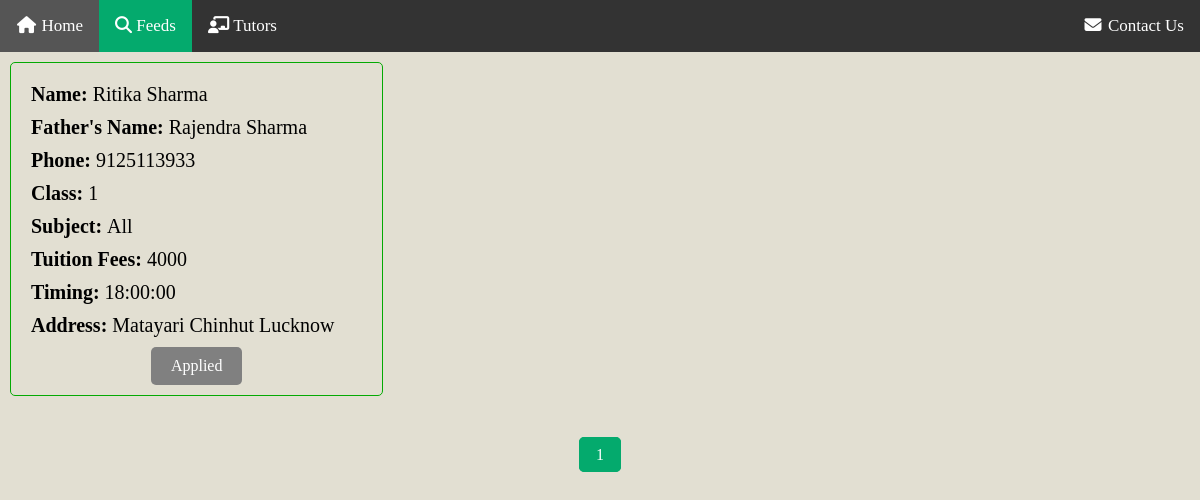
The page /feeds (signed in) on the database as committed earlier.
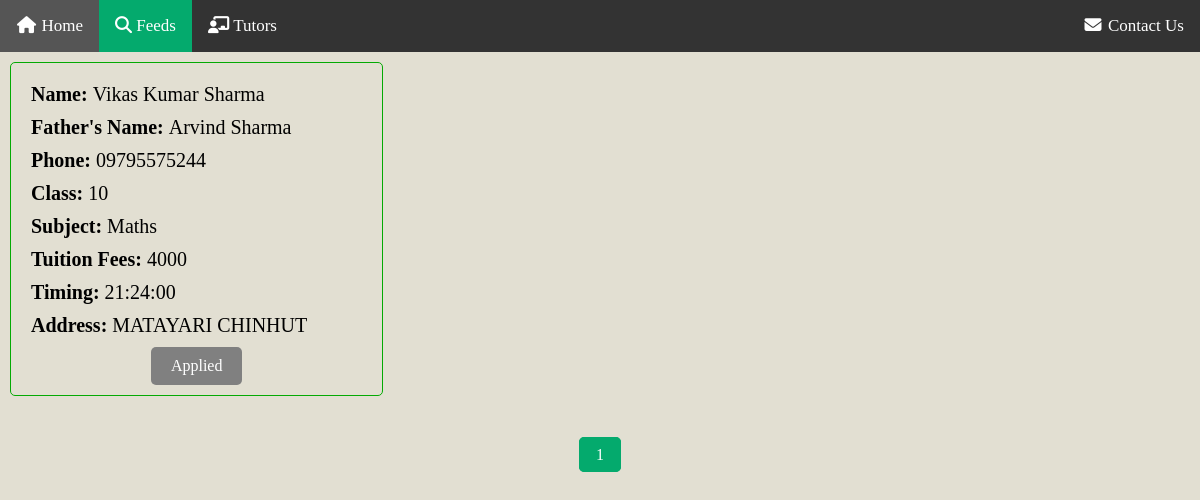
The same page on the database as committed later.
### app.py (models this page shows)
class Student(db.Model):
    id = db.Column(db.Integer, primary_key=True)
    name = db.Column(db.String(100), nullable=False)
    father_name = db.Column(db.String(100), nullable=False)
    phone = db.Column(db.String(15), nullable=False)
    class_name = db.Column(db.String(20), nullable=False)
    subject = db.Column(db.String(50), nullable=False)
    tuition_fees = db.Column(db.String(50), nullable=False)
    timing = db.Column(db.Time, nullable=False)
    address = db.Column(db.String(20), nullable=False)

### app.py (the view)
@app.route('/feeds')
@login_required
def feeds():
    page = request.args.get('page', 1, type=int)
    students = Student.query.paginate(page=page, per_page=10)
    applied_student_ids = []
    if current_user.is_authenticated:
        applied_students = AppliedStudent.query.filter_by(user_email=current_user.email).all()
        applied_student_ids = [applied.student_id for applied in applied_students]
        logging.debug(f'Applied Student IDs: {applied_student_ids}')
    csrf_token = generate_csrf()
    return render_template('feeds.html', students=students, applied_student_ids=applied_student_ids, csrf_token=csrf_token)

### app.py (called while the page is built)
@login_manager.user_loader
def load_user(user_id):
    return User.query.get(int(user_id))

### templates/feeds.html (shortened to what this page needs)
<!DOCTYPE html>
<html lang="en">
<head>
    <link rel="stylesheet" href="{{ url_for('static', filename='feeds.css') }}">
    <link rel="stylesheet" href="https://cdnjs.cloudflare.com/ajax/libs/font-awesome/6.5.2/css/all.min.css">
</head>
<body>
    <div class="navbar">
        <a class="{{ 'active' if request.path == url_for('home') else '' }}" href="{{ url_for('home') }}"><i class="fa fa-fw fa-home"></i> Home</a>
        <a class="{{ 'active' if request.path == url_for('feeds') else '' }}" href="{{ url_for('feeds') }}"><i class="fa-solid fa-magnifying-glass"></i> Feeds</a>
        <a class="{{ 'active' if request.path == url_for('search_tutors') else '' }}" href="{{ url_for('search_tutors') }}"><i class="fa-solid fa-chalkboard-user"></i> Tutors</a>
        <div class="rh">
            <a href="{{ url_for('contactus') }}"><i class="fa fa-fw fa-envelope"></i> Contact Us</a>
        </div>
    </div>
    <div class="container">
        {% for student in students.items %}
        <div class="student-box">
            <p><span class="table-heading">Name:</span>{{ student.name }}</p>
            <p><span class="table-heading">Father's Name:</span>{{ student.father_name }}</p>
            <p><span class="table-heading">Phone:</span>{{ student.phone }}</p>
            <p><span class="table-heading">Class:</span>{{ student.class_name }}</p>
            <p><span class="table-heading">Subject:</span>{{ student.subject }}</p>
            <p><span class="table-heading">Tuition fees:</span>{{ student.tuition_fees }}</p>
            <p><span class="table-heading">Timing:</span>{{ student.timing }}</p>
            <p><span class="table-heading">Address:</span>{{ student.address }}</p>
            <div class="apply-button">
                {% if student.id in applied_student_ids %}
                    <button type="button" class="applied-btn" disabled>Applied</button>
                {% else %}
                    <form action="{{ url_for('apply_now') }}" method="post">
                        <input type="hidden" name="student_id" value="{{ student.id }}">
                        <button type="submit" class="apply-now-btn">Apply Now</button>
                    </form>
                {% endif %}
            </div>
        </div>
        {% endfor %}
    </div>
    <div class="pagination">
        {% for page_num in students.iter_pages() %}
            {% if page_num %}
                <a href="{{ url_for('feeds', page=page_num) }}" class="{{ 'active' if page_num == students.page else '' }}">{{ page_num }}</a>
            {% else %}
                <span>...</span>
            {% endif %}
        {% endfor %}
    </div>
</body>
</html>

### static/feeds.css (style rules this page uses)
* { margin: 0; padding: 0; font-family: 'Times New Roman', Times, serif; }
.navbar { width: 100%; background-color: #333; overflow: auto; }
.rh { float: right; }
.navbar a { float: left; padding: 16px; color: white; text-decoration: none; font-size: 17px; }
.active { background-color: #04AA6D; }
body { font-family: Arial, sans-serif; background-color: #E2DFD2; }
.container { display: grid; grid-template-columns: repeat(auto-fill, minmax(300px, 1fr)); grid-gap: 10px; margin-bottom: 40px; }
.student-box, .tutor-box { border: 1px solid #04aa04; font-size: 20px; text-transform: capitalize; padding: 10px; margin: 10px; overflow: auto; border-radius: 5px; }
.table-heading { font-weight: bold; margin-right: 5px; }
.apply-button { margin-top: 10px; text-align: center; }
.apply-button .apply-now-btn, .apply-button .applied-btn { display: inline-block; color: #fff; padding: 10px 20px; font-size: 16px; border: none; border-radius: 5px; cursor: pointer; text-decoration: none; transition: background-color 0.3s; }
.apply-button .applied-btn { background-color: #808080; cursor: default; }
.student-box p, .tutor-box p { margin: 10px; }
.pagination { text-align: center; margin: 20px 0; }
.pagination a { color: #04AA6D; padding: 8px 16px; text-decoration: none; border: 1px solid #04AA6D; border-radius: 5px; margin: 0 5px; }
.pagination .active { background-color: #04AA6D; color: white; }

Rows that differ between the two databases and show on the page:
changed Student: name "Ritika Sharma" → "Vikas Kumar Sharma"; father_name "Rajendra Sharma" → "Arvind Sharma"; phone "9125113933" → "09795575244"; class_name "1" → "10"; subject "All" → "Maths"; timing "18:00:00" → "21:24:00"; address "Matayari Chinhut Lucknow" → "MATAYARI CHINHUT"
